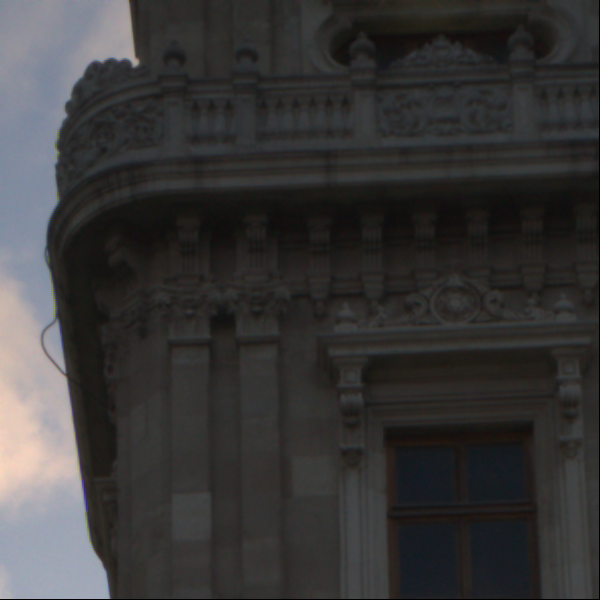
#> input picture examples/merged.png, 600 x 600 px
$ python -i kernel_regression.py   (imports and definitions only)
#> lines starting #> are read from the running program, lines starting #| are printed output that depends on the picture
### src/kernel_regression/kernel_regression_utils.py
import numpy as np


def gauss(x, y, sigma=3.0):
    return np.exp(-(x ** 2 + y ** 2) / (2 * sigma ** 2)) / np.sqrt(
        2 * np.pi * sigma ** 2
    )


# [15 lines left out: function get_filter_gauss, not called in this run]


def get_gauss_deriv(sigma=3.0):
    half_size = int(4 * sigma)
    deriv_y = np.array(
        [
            [
                gauss(i - half_size, j - half_size, sigma)
                * 2
                * (half_size - i)
                / (2 * sigma ** 2)
                for j in range(2 * half_size + 1)
            ]
            for i in range(2 * half_size + 1)
        ]
    )
    deriv_x = np.array(
        [
            [
                gauss(i - half_size, j - half_size, sigma)
                * 2
                * (half_size - j)
                / (2 * sigma ** 2)
                for j in range(2 * half_size + 1)
            ]
            for i in range(2 * half_size + 1)
        ]
    )
    return deriv_x, deriv_y


def get_gauss_fixed_size(sigma=3.0, size=4):
    gaussian = np.array(
        [
            [
                np.exp(-((y - size) ** 2 + (x - size) ** 2) / (2 * sigma ** 2))
                for x in range(2 * size + 1)
            ]
            for y in range(2 * size + 1)
        ]
    )
    gaussian /= gaussian.sum()
    gaussian.sum()
    return gaussian

### kernel_regression.py
import numpy as np
import skimage
import time
from kernel_regression_utils import get_gauss_deriv, get_gauss_fixed_size
import scipy


from scipy.signal import correlate
from skimage.color import rgb2gray


# [65 lines left out: functions regress_covariances_on_eigenvals, covariance_regression, not called in this run]


def get_structure_tensor(img_gray, sigma_deriv=0.75, sigma_for_str_tensor=1.0):
    """
    Calculates structure tensor of grayscale image in each point
    """
    gauss_x, gauss_y = get_gauss_deriv(sigma=sigma_deriv)
    gaussian = get_gauss_fixed_size(sigma=sigma_for_str_tensor)

    grad_x = scipy.signal.convolve2d(
        skimage.color.rgb2gray(img_gray), gauss_x, mode="same"
    )
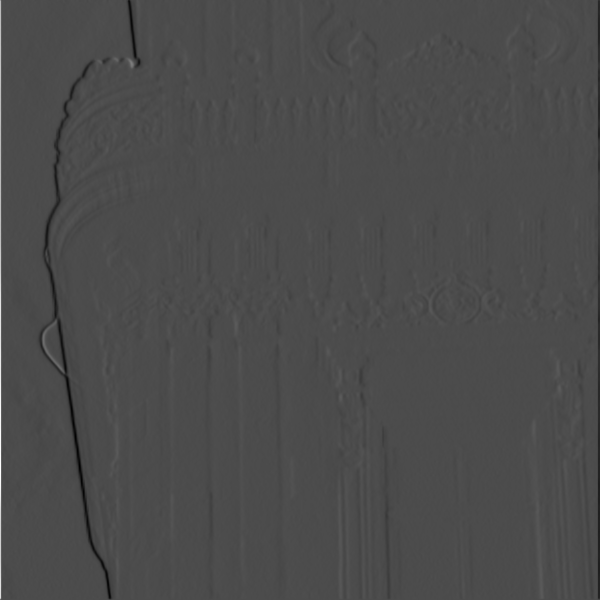
#> grad_x: shape (600, 600) float64; min -78.51, max 184.7, mean -0.3; drawn with min black and max white
    grad_y = scipy.signal.convolve2d(
        skimage.color.rgb2gray(img_gray), gauss_y, mode="same"
    )
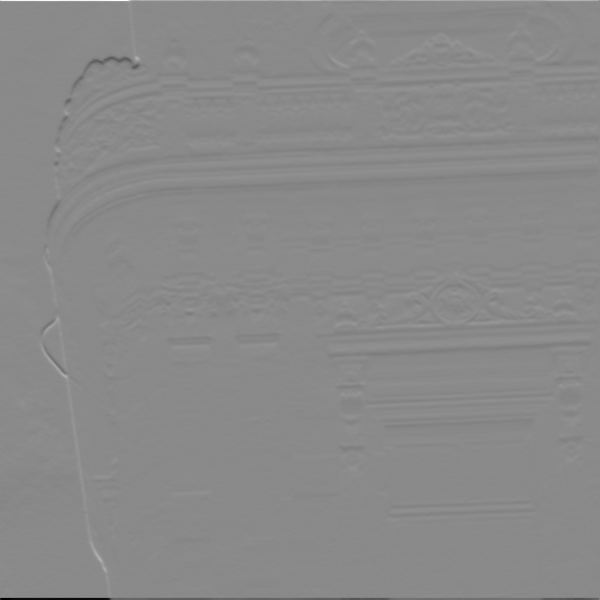
#> grad_y: shape (600, 600) float64; min -151, max 128.1, mean -0.1; drawn with min black and max white

    grad_x_grad_x = scipy.signal.convolve2d(grad_x * grad_x, gaussian, mode="same")
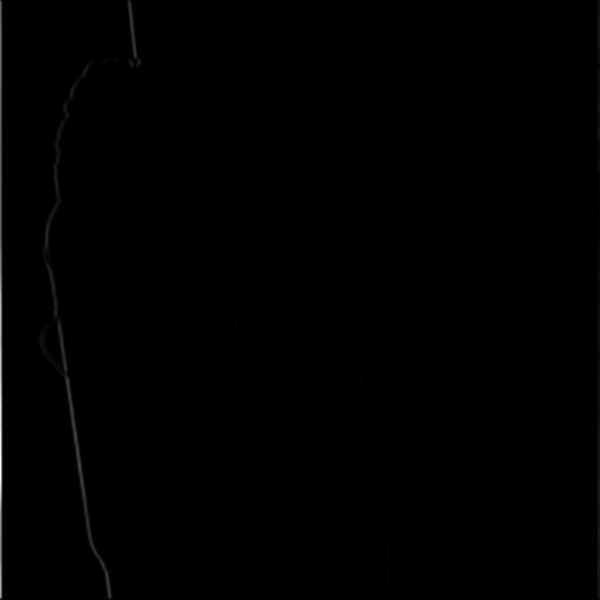
#> grad_x_grad_x: shape (600, 600) float64; min 0.00366, max 13675, mean 45; drawn with min black and max white
    grad_x_grad_y = scipy.signal.convolve2d(grad_x * grad_y, gaussian, mode="same")
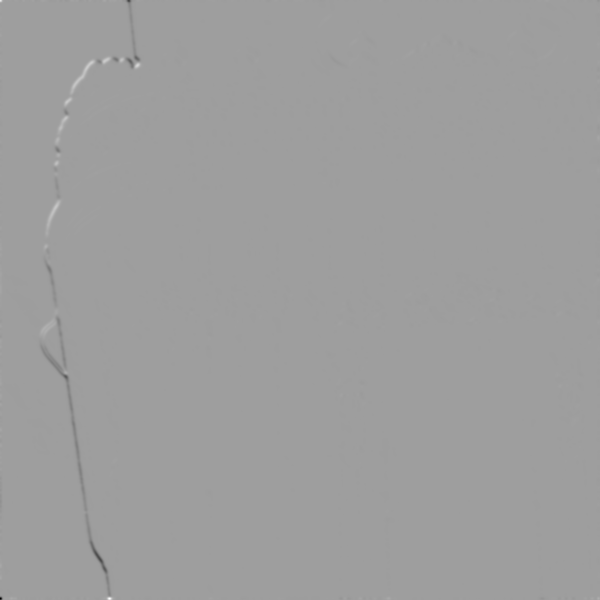
#> grad_x_grad_y: shape (600, 600) float64; min -2957.9, max 1810.8, mean -1.1; drawn with min black and max white
    grad_y_grad_y = scipy.signal.convolve2d(grad_y * grad_y, gaussian, mode="same")

    structure_tensor = np.array(
        [
            [
                [
                    [grad_x_grad_x[i][j], grad_x_grad_y[i][j]],
                    [grad_x_grad_y[i][j], grad_y_grad_y[i][j]],
                ]
                for j in range(img_gray.shape[1])
            ]
            for i in range(img_gray.shape[0])
        ]
    )
    return structure_tensor


# [30 lines left out: functions get_structure_tensors, get_map_of_covariance_matrices, not called in this run]


def count_kernel_val(omega_inv, y, x):
    d = np.array([[y, x]])
    return np.exp(-0.5 * d @ omega_inv @ d.T).item()


# [103 lines left out: functions get_point_weights, get_map_of_weights, process_channel, process_burst, not called in this run]

>>> import cv2
>>> picture = cv2.imread('examples/merged.png', cv2.IMREAD_GRAYSCALE)
>>> result = get_structure_tensor(picture)
